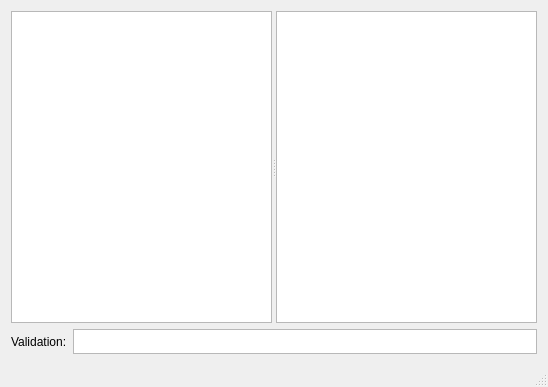
<?xml version="1.0" encoding="UTF-8"?>
<ui version="4.0">
 <class>MainWindow</class>
 <widget class="QMainWindow" name="MainWindow">
  <property name="geometry">
   <rect>
    <x>0</x>
    <y>0</y>
    <width>548</width>
    <height>387</height>
   </rect>
  </property>
  <property name="windowTitle">
   <string>MainWindow</string>
  </property>
  <widget class="QWidget" name="centralWidget">
   <layout class="QGridLayout" name="gridLayout">
    <item row="0" column="0" colspan="2">
     <widget class="QSplitter" name="splitter">
      <property name="orientation">
       <enum>Qt::Horizontal</enum>
      </property>
      <property name="childrenCollapsible">
       <bool>false</bool>
      </property>
      <widget class="QTreeView" name="treeView"/>
      <widget class="QTableView" name="tableView"/>
     </widget>
    </item>
    <item row="1" column="0">
     <widget class="QLabel" name="labelStatus">
      <property name="text">
       <string>Validation:</string>
      </property>
     </widget>
    </item>
    <item row="1" column="1">
     <widget class="QTextEdit" name="textEditStatus">
      <property name="sizePolicy">
       <sizepolicy hsizetype="Expanding" vsizetype="Minimum">
        <horstretch>0</horstretch>
        <verstretch>0</verstretch>
       </sizepolicy>
      </property>
      <property name="maximumSize">
       <size>
        <width>16777215</width>
        <height>25</height>
       </size>
      </property>
     </widget>
    </item>
   </layout>
  </widget>
  <widget class="QMenuBar" name="menuBar">
   <property name="geometry">
    <rect>
     <x>0</x>
     <y>0</y>
     <width>548</width>
     <height>21</height>
    </rect>
   </property>
  </widget>
  <widget class="QStatusBar" name="statusBar"/>
 </widget>
 <layoutdefault spacing="6" margin="11"/>
 <resources/>
 <connections/>
</ui>
